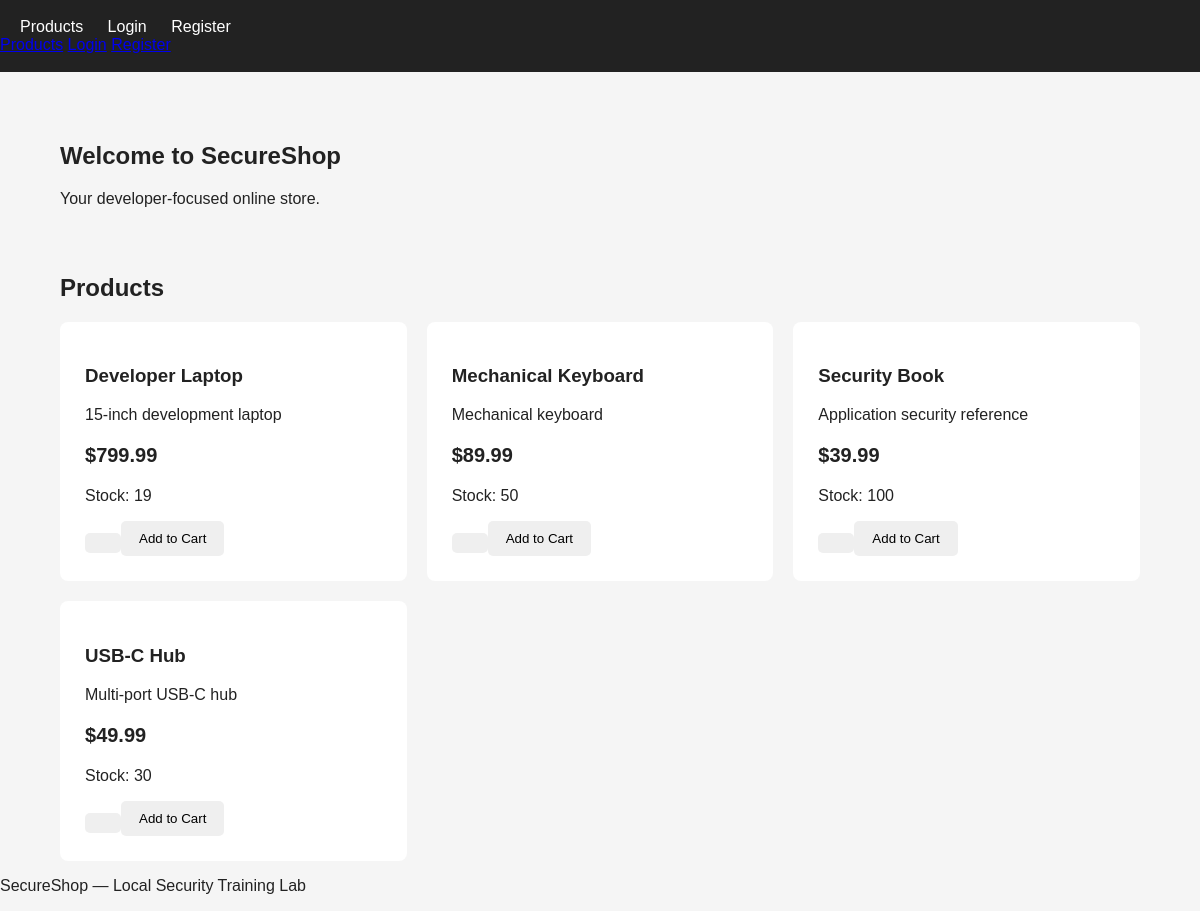
The page / on the database its author committed.
### app/models.py (models this page shows)
class Product(db.Model):
    id = db.Column(
        db.Integer,
        primary_key=True
    )
    name = db.Column(
        db.String(150),
        nullable=False
    )
    description = db.Column(
        db.Text,
        nullable=False
    )
    price = db.Column(
        db.Float,
        nullable=False
    )
    stock = db.Column(
        db.Integer,
        nullable=False,
        default=0
    )
    cart_items = db.relationship(
        "CartItem",
        backref="product",
        lazy=True
    )

### app/routes.py (the view)
@main.route("/")
def index():
    products = Product.query.all()
    return render_template(
        "index.html",
        products=products
    )

### app/templates/index.html (shortened to what this page needs)
{% extends "base.html" %}
{% block content %}
<section class="hero">
    <h1>Welcome to SecureShop</h1>
    <p>
        Your developer-focused online store.
    </p>
</section>
<h2>Products</h2>
<div class="products">
    {% for product in products %}
    <div class="product-card">
        <h3>
            {{ product.name }}
        </h3>
        <p>
            {{ product.description }}
        </p>
        <p class="price">
            ${{ "%.2f"|format(product.price) }}
        </p>
        <p>
            Stock: {{ product.stock }}
        </p>
        <button>
            <form
    method="POST"
    action="/cart/add/{{ product.id }}"
>
    <button type="submit">
        Add to Cart
    </button>
</form>
        </button>
    </div>
    {% endfor %}
</div>
{% endblock %}

### app/templates/base.html (shortened to what this page needs)
<!DOCTYPE html>
<html lang="en">
<head>
    <link
        rel="stylesheet"
        href="{{ url_for('static', filename='css/style.css') }}"
    >
</head>
<body>
<nav class="navbar">
    <div class="nav-links">
    <a href="/">Products</a>
    {% if session.get("user_id") %}
        <a href="/profile">Profile</a>
        <a href="/cart">Cart</a>
        <a href="/orders">Orders</a>
        {% if session.get("role") == "admin" %}
            <a href="/admin">Admin</a>
        {% endif %}
        <a href="/logout">Logout</a>
    {% else %}
        <a href="/login">Login</a>
        <a href="/register">Register</a>
    {% endif %}
</div>
            <a href="/">Products</a>
            <a href="/login">Login</a>
            <a href="/register">Register</a>
</nav>
<main class="container">
    {% block content %}
    {% endblock %}
</main>
<footer>
    <p>SecureShop — Local Security Training Lab</p>
</footer>
</body>
</html>

### app/static/css/style.css (style rules this page uses)
* { box-sizing: border-box; }
body { margin: 0; font-family: Arial, sans-serif; background: #f5f5f5; color: #222; }
.navbar { background: #222; padding: 18px 0; }
.container { width: 90%; max-width: 1100px; margin: auto; }
.nav-links a { color: white; text-decoration: none; margin-left: 20px; }
.hero { padding: 50px 0 30px; }
.products { display: grid; grid-template-columns: repeat(3, 1fr); gap: 20px; }
.product-card { background: white; padding: 25px; border-radius: 8px; }
.price { font-size: 20px; font-weight: bold; }
button { border: none; padding: 10px 18px; cursor: pointer; border-radius: 5px; }
form { display: flex; flex-direction: column; }

### rows shown on the page
Product: name "Developer Laptop", description "15-inch development laptop", price "799.99", stock "19"
Product: name "Mechanical Keyboard", description "Mechanical keyboard", price "89.99", stock "50"
Product: name "Security Book", description "Application security reference", price "39.99", stock "100"
Product: name "USB-C Hub", description "Multi-port USB-C hub", price "49.99", stock "30"
